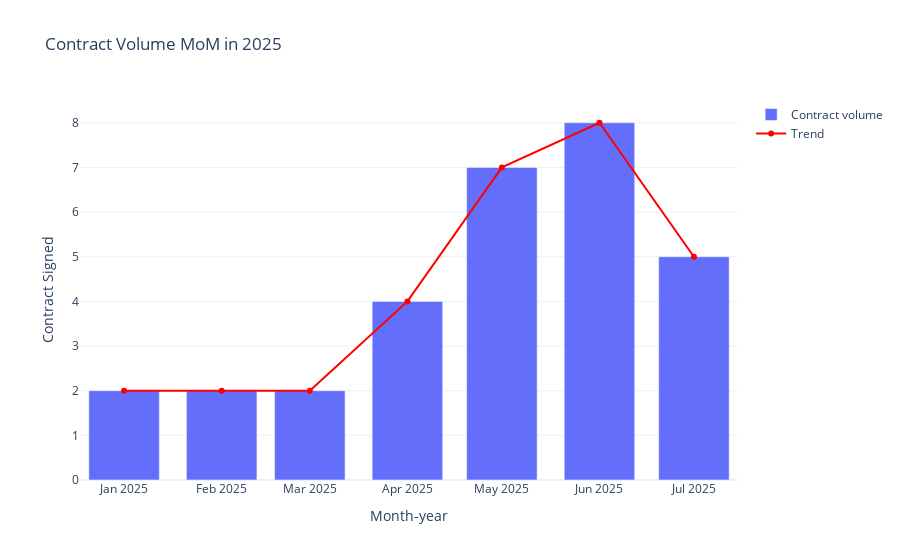

The notebook cell saved with this chart:
### Markdown cell above
## DATA VISUALIZATION USING VOILA

### Code cell
import plotly.graph_objects as go

# Make sure your month_year is a string (for proper axis display)
contract_trend["month_year"] = contract_trend["month_year"].astype(str)

fig = go.Figure()

# Bar trace
fig.add_trace(go.Bar(
    x=contract_trend["month_year"],
    y=contract_trend["period_count"],
    name="Contract volume"
))

# Line trace
fig.add_trace(go.Scatter(
    x=contract_trend["month_year"],
    y=contract_trend["period_count"],
    mode="lines+markers",
    name="Trend",
    line=dict(color="red")
))

# Layout settings
fig.update_layout(
    title="Contract Volume MoM in 2025",
    xaxis_title="Month-year",
    yaxis_title="Contract Signed",
    template="plotly_white"
)

fig.show()

### Figure 1 — Plotly figure (JSON) as saved in the notebook; plotly's stock layout.template omitted (floating-point values rounded to 4 significant figures)
{"data": [{"name": "Contract volume", "type": "bar", "x": ["2025-01", "2025-02", "2025-03", "2025-04", "2025-05", "2025-06", "2025-07"], "y": [2, 2, 2, 4, 7, 8, 5]}, {"line": {"color": "red"}, "mode": "lines+markers", "name": "Trend", "type": "scatter", "x": ["2025-01", "2025-02", "2025-03", "2025-04", "2025-05", "2025-06", "2025-07"], "y": [2, 2, 2, 4, 7, 8, 5]}], "layout": {"title": {"text": "Contract Volume MoM in 2025"}, "xaxis": {"title": {"text": "Month-year"}}, "yaxis": {"title": {"text": "Contract Signed"}}}}
